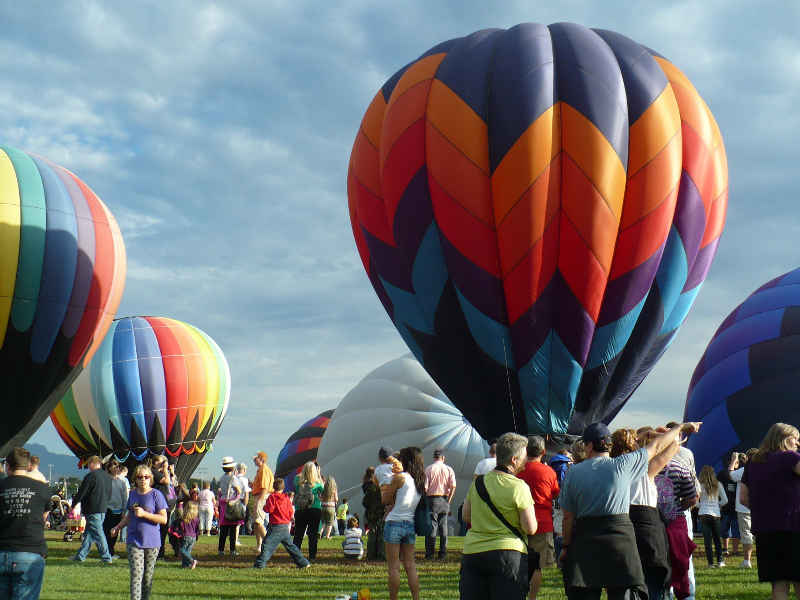
#> input picture aprendendo Python/python_opencv/fotos/balao.jpg, 800 x 600 px, given in place of the camera
$ python aula8.py
#> lines starting #> are read from the running program, lines starting #| are printed output that depends on the picture; after the words box and inside, x2 and y2 are one past the last pixel; in counts of white or black regions, pixels touching at a corner belong together
#> further down, frame is the input picture: shape (600, 800, 3); mean B, G, R 118.3, 115.1, 113.6
import numpy as np
import cv2

ESC_KEY = 27

cap = cv2.VideoCapture(0)


def setLimitsOfTrackbar():
    hue = {}
    hue["min"] = cv2.getTrackbarPos("Min Hue", trackbarWindow)
    hue["max"] = cv2.getTrackbarPos("Max Hue", trackbarWindow)

    if hue["min"] > hue["max"]:
        cv2.setTrackbarPos("Max Hue", trackbarWindow, hue["min"])
        hue["max"] = cv2.getTrackbarPos("Max Hue", trackbarWindow)

    sat = {}
    sat["min"] = cv2.getTrackbarPos("Min Saturation", trackbarWindow)
    sat["max"] = cv2.getTrackbarPos("Max Saturation", trackbarWindow)

    if sat["min"] > sat["max"]:
        cv2.setTrackbarPos("Max Saturation", trackbarWindow, sat["min"])
        sat["max"] = cv2.getTrackbarPos("Max Saturation", trackbarWindow)

    val = {}
    val["min"] = cv2.getTrackbarPos("Min Value", trackbarWindow)
    val["max"] = cv2.getTrackbarPos("Max Value", trackbarWindow)

    if val["min"] > val["max"]:
        cv2.setTrackbarPos("Max Value", trackbarWindow, val["min"])
        val["max"] = cv2.getTrackbarPos("Max Value", trackbarWindow)

    return hue, sat, val


def computeTracking(frame, hue, sat, val):
    # transforma a imagem de RGB para HSV
    hsvImage = cv2.cvtColor(frame, cv2.COLOR_BGR2HSV)
#> hsvImage: shape (600, 800, 3); mean H, S, V 86.1, 101, 141.3

    # definir os intervalos de cores que vão aparecer na imagem final
    lowerColor = np.array([hue['min'], sat["min"], val["min"]])
    upperColor = np.array([hue['max'], sat["max"], val["max"]])

    # marcador pra saber se o pixel pertence ao intervalo ou não
    mask = cv2.inRange(hsvImage, lowerColor, upperColor)
#> mask: shape (600, 800); every value is 255

    # aplica máscara que "deixa passar" pixels pertencentes ao intervalo, como filtro
    result = cv2.bitwise_and(frame, frame, mask=mask)

    # aplica limiarização
    gray = cv2.cvtColor(result, cv2.COLOR_BGR2GRAY)
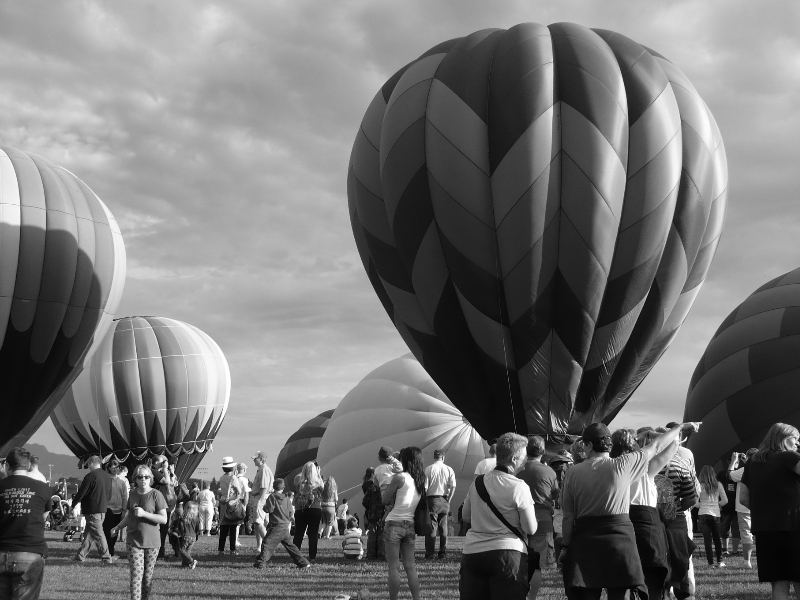
#> gray: shape (600, 800); min 1, max 255, mean 115
    _, gray = cv2.threshold(gray, 0, 255, cv2.THRESH_BINARY | cv2.THRESH_OTSU)
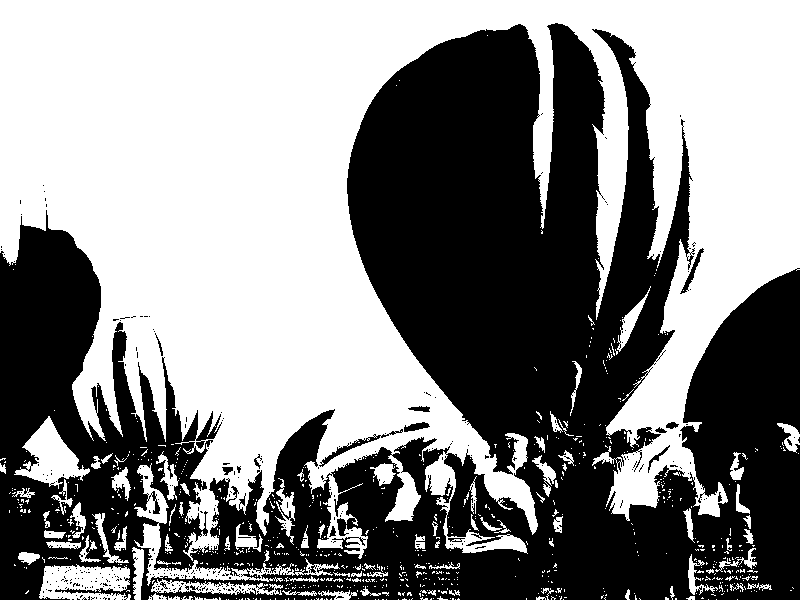
#> gray: shape (600, 800); 52.9% white; 367 black regions (351 under 20 px)

    # encontra pontos que circundam regiões conexas (contour)
    contours, hierarchy = cv2.findContours(gray, cv2.RETR_LIST, cv2.CHAIN_APPROX_SIMPLE)
#> contours = 1492 contours, 1390 with area under 20; largest, box (x1, y1, x2, y2) and area: (0, 0, 800, 561) 230966, (134, 463, 340, 586) 2694, (39, 564, 131, 600) 2358, (14, 416, 90, 489) 2258, (151, 579, 283, 595) 958

    # se existir contornos
    if contours:
        # retornando a área do primeiro grupo de pixels brancos
        maxArea = cv2.contourArea(contours[0])
#> maxArea = 0
        contourMaxAreaId = 0
        i = 0

        # para cada grupo de pixels branco
        for cnt in contours:
            # procura o grupo com a maior área
            if maxArea < cv2.contourArea(cnt):
                maxArea = cv2.contourArea(cnt)
                contourMaxAreaId = i
            i += 1
#> this loop made 1492 passes
#> maxArea on passes 111, 148, 351, 580, 1152, 1492: 51, 150, 957.5, 2358.5, 2694, 230966
#> cnt on passes 1 to 6: [[737, 599]], [[716, 599]], [[708, 599]], [[563, 599]], [[455, 599]], [[409, 599]]
#> after the loop, contourMaxAreaId = 1491; i = 1492; maxArea = 230966

        # achei o contorno com maior área em pixels
        cntMaxArea = contours[contourMaxAreaId]
#> cntMaxArea = contour of 4379 points, box (x1, y1, x2, y2) (0, 0, 800, 561), area 230966

        # retorna um retângulo que envolve o contorno em questão
        xRect, yRect, wRect, hRect = cv2.boundingRect(cntMaxArea)
#> xRect = 0; yRect = 0; wRect = 800; hRect = 561

        # desenha caixa envolvente com espessura 3
        cv2.rectangle(frame, (xRect, yRect), (xRect + wRect, yRect + hRect), (0, 0, 255), 2)
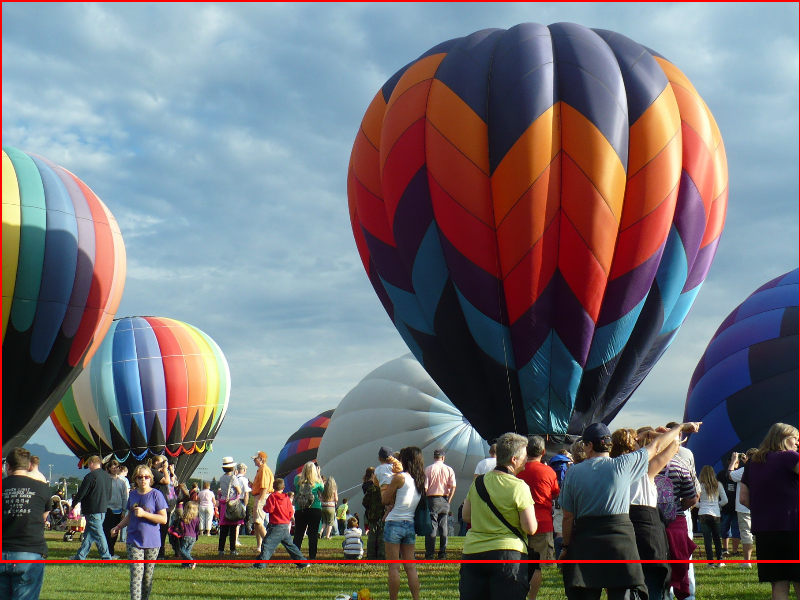
#> frame: shape (600, 800, 3); 1.18% of pixels changed, all inside (x1, y1, x2, y2) = (0, 0, 800, 563)

    return frame, gray


trackbarWindow = "trackbar window"
cv2.namedWindow(trackbarWindow)


def onChange(val):
    return


cv2.createTrackbar("Min Hue", trackbarWindow, 0, 255, onChange)
cv2.createTrackbar("Max Hue", trackbarWindow, 255, 255, onChange)

cv2.createTrackbar("Min Saturation", trackbarWindow, 0, 255, onChange)
cv2.createTrackbar("Max Saturation", trackbarWindow, 255, 255, onChange)

cv2.createTrackbar("Min Value", trackbarWindow, 0, 255, onChange)
cv2.createTrackbar("Max Value", trackbarWindow, 255, 255, onChange)

min_hue = cv2.getTrackbarPos("Min Hue", trackbarWindow)
max_hue = cv2.getTrackbarPos("Max Hue", trackbarWindow)

min_sat = cv2.getTrackbarPos("Min Saturation", trackbarWindow)
max_sat = cv2.getTrackbarPos("Max Saturation", trackbarWindow)

min_val = cv2.getTrackbarPos("Min Value", trackbarWindow)
max_val = cv2.getTrackbarPos("Max Value", trackbarWindow)

while True:
    success, frame = cap.read()

    hue, sat, val = setLimitsOfTrackbar()
    frame, gray = computeTracking(frame, hue, sat, val)

    cv2.imshow("mascara", gray)
    cv2.imshow("webcam", frame)

    if cv2.waitKey(1) & 0xFF == ord('q') or 0xFF == ESC_KEY:
#> (key q is pressed here)
        break

cap.release()
cv2.destroyAllWindows()

$ run again, on aprendendo Python/python_opencv/fotos/pessoas em um circulo.jpg
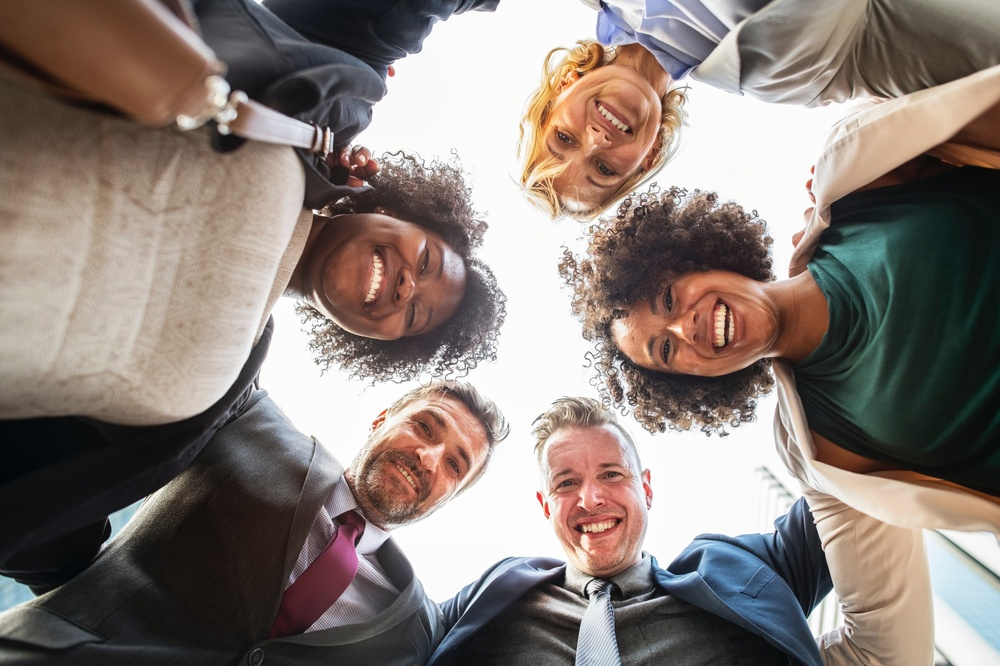
#> input picture aprendendo Python/python_opencv/fotos/pessoas em um circulo.jpg, 1000 x 666 px, shrunk from 4000 x 2666 before the run, given in place of the camera
#> frame is the input picture: shape (666, 1000, 3); mean B, G, R 120.2, 125.9, 137.1
#> hsvImage: shape (666, 1000, 3); mean H, S, V 43.5, 55, 140.9
#> mask: shape (666, 1000); every value is 255
#> in computeTracking, `_, gray = cv2.threshold(gray, 0, 255, cv2.THRESH_BINARY | cv2.THRESH_O..`:
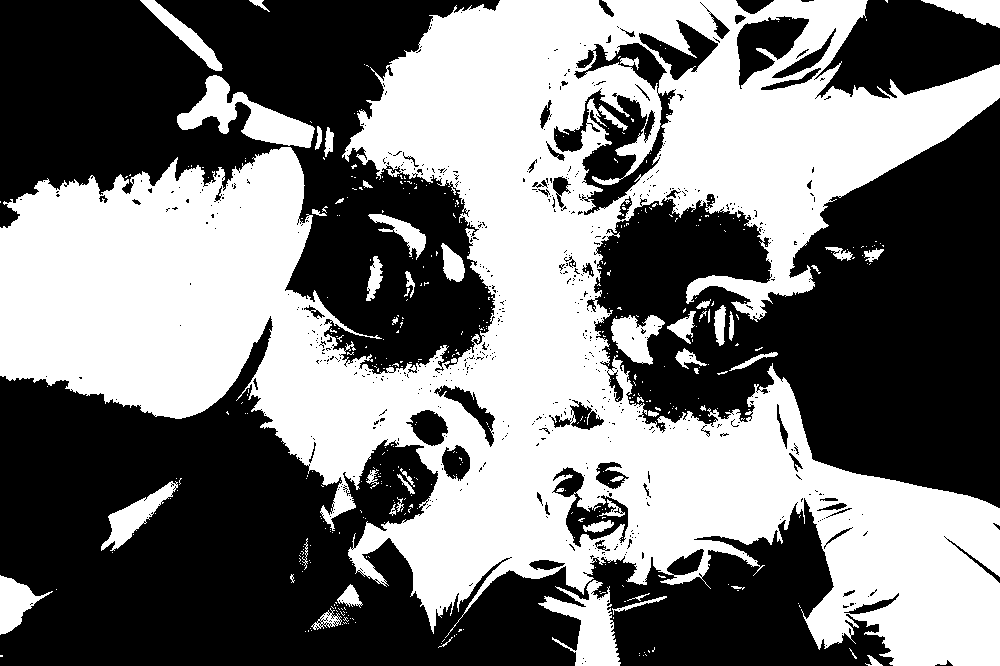
#> gray: shape (666, 1000); 46.7% white; 467 white regions (412 under 20 px)
#> contours = 1676 contours, 1548 with area under 20; largest, box (x1, y1, x2, y2) and area: (0, 0, 1000, 666) 309990, (553, 89, 676, 216) 5990, (177, 75, 315, 148) 3664, (538, 580, 621, 666) 2978, (736, 15, 810, 90) 2799
#> in computeTracking, `maxArea = cv2.contourArea(contours[0])`: maxArea = 2
#> the loop in computeTracking, `for cnt in contours:` made 1676 passes
#> maxArea on passes 4, 101, 129, 155, 1583, 1674: 59, 263.5, 347, 2977.5, 5990, 309989.5
#> after the loop in computeTracking, `for cnt in contours:`: contourMaxAreaId = 1673; i = 1676; maxArea = 309989.5
#> cntMaxArea = contour of 5538 points, box (x1, y1, x2, y2) (0, 0, 1000, 666), area 309990
#> xRect = 0; wRect = 1000; hRect = 666
#> in computeTracking, `cv2.rectangle(frame, (xRect, yRect), (xRect + wRect, yRect + hRect), (..`:
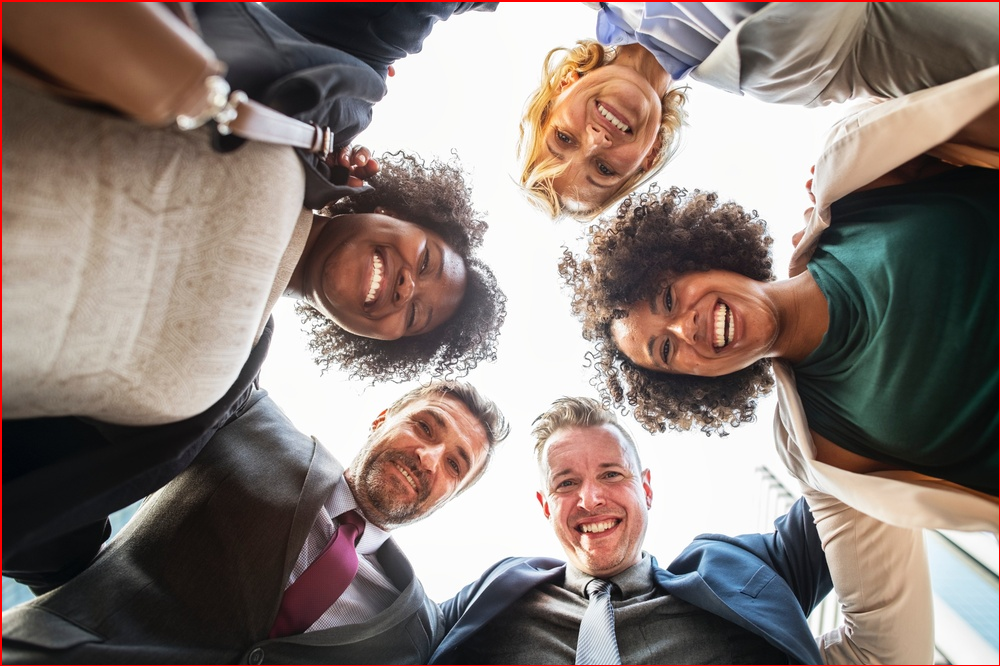
#> frame: shape (666, 1000, 3); 0.75% of pixels changed, all inside (x1, y1, x2, y2) = (0, 0, 1000, 666)
